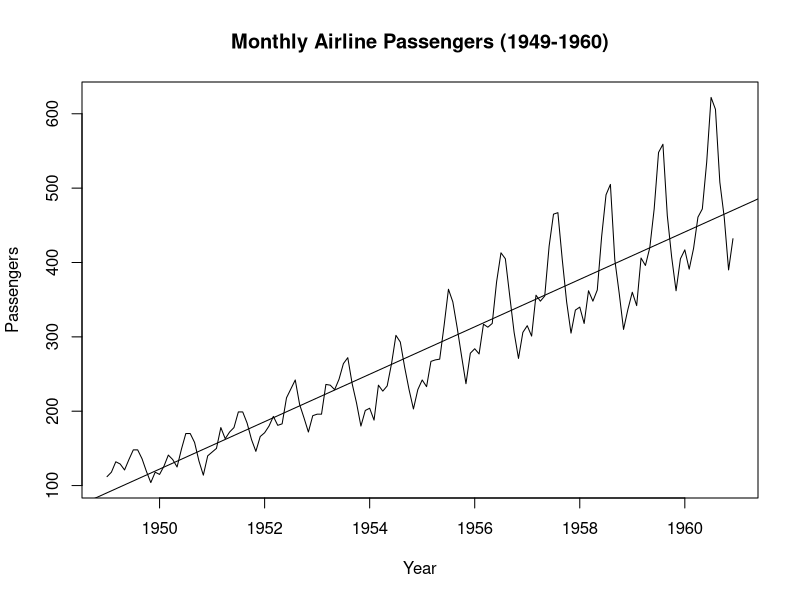
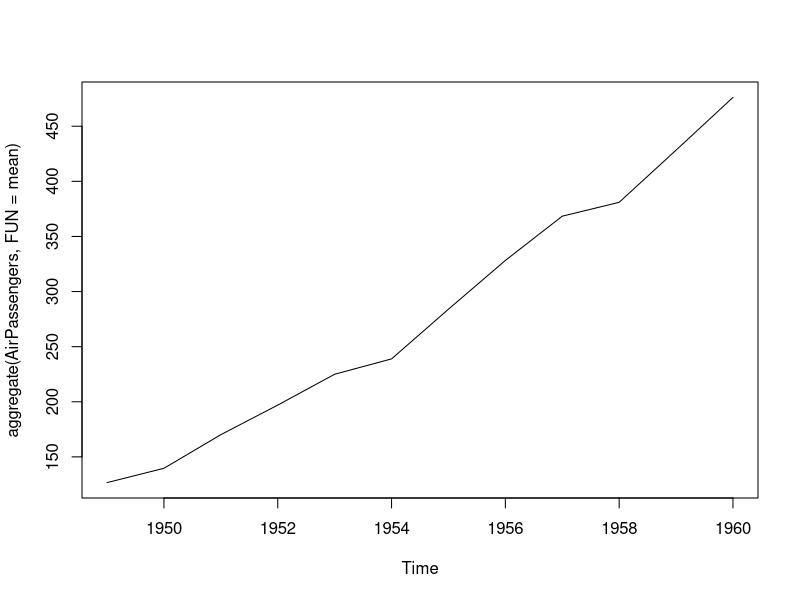
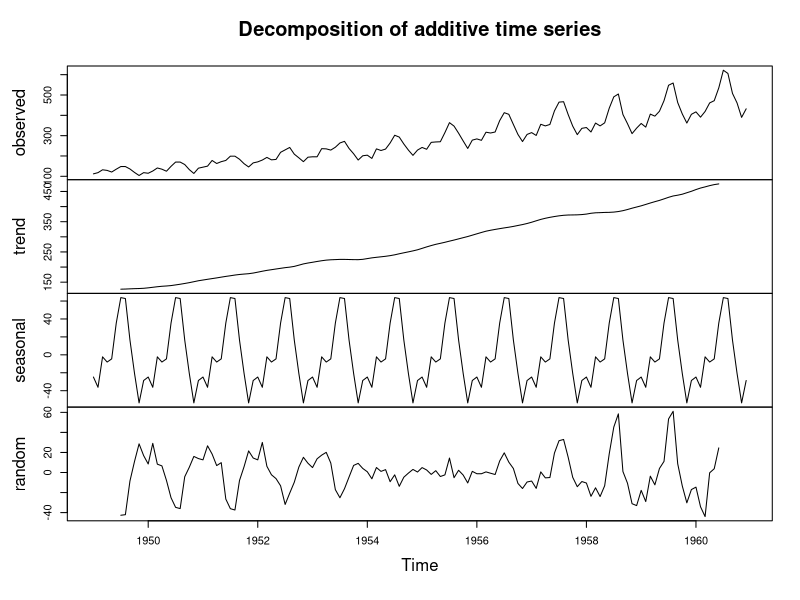
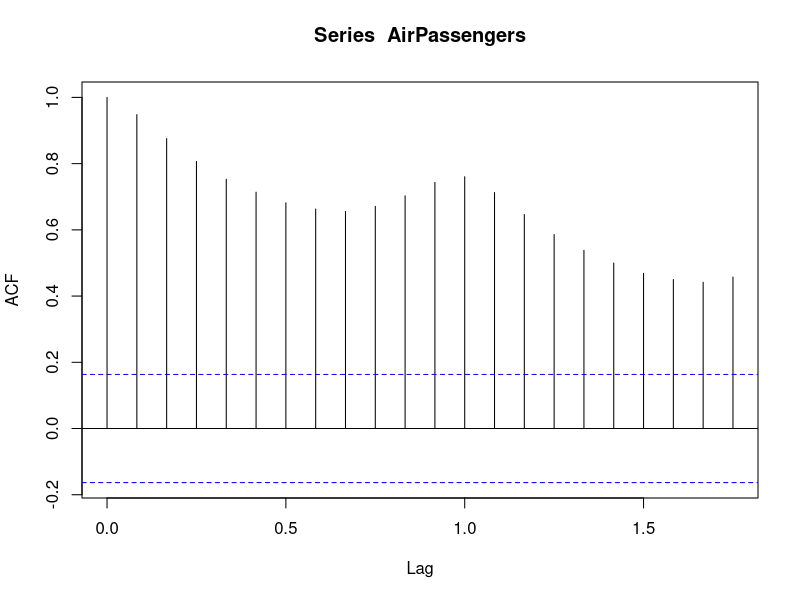
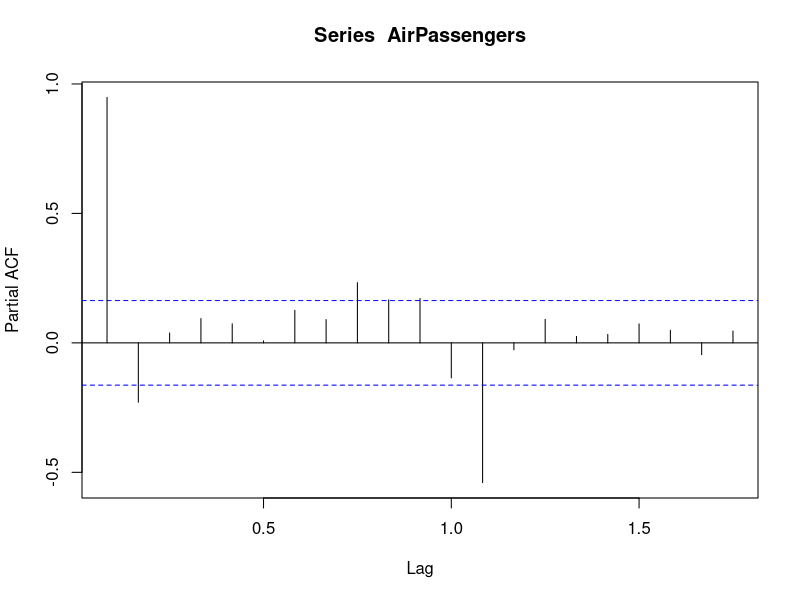
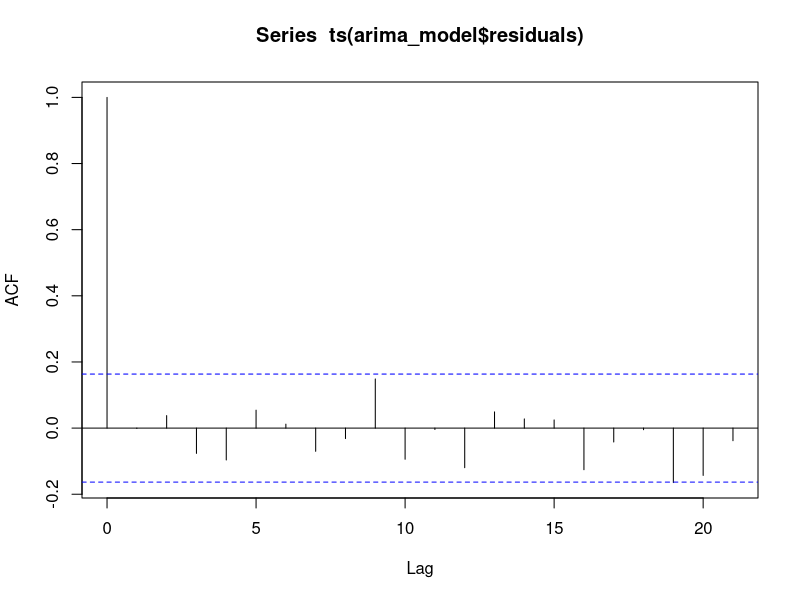
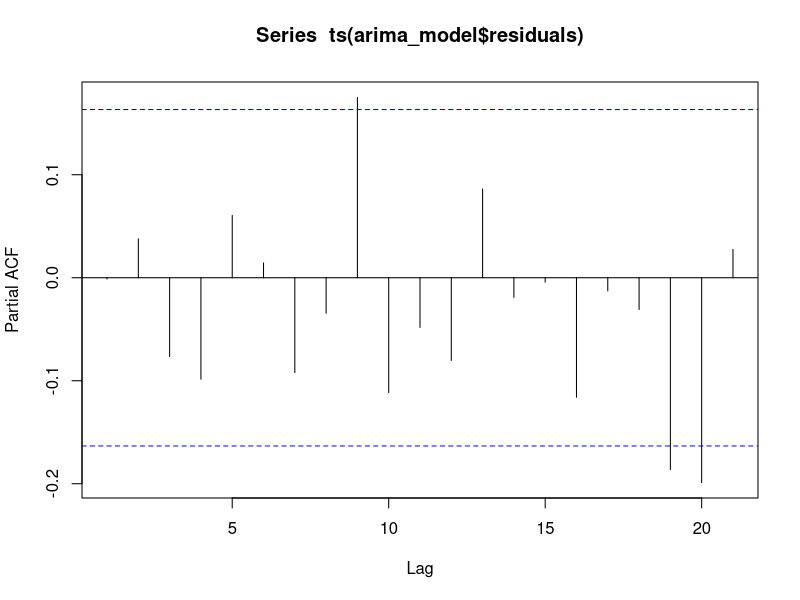
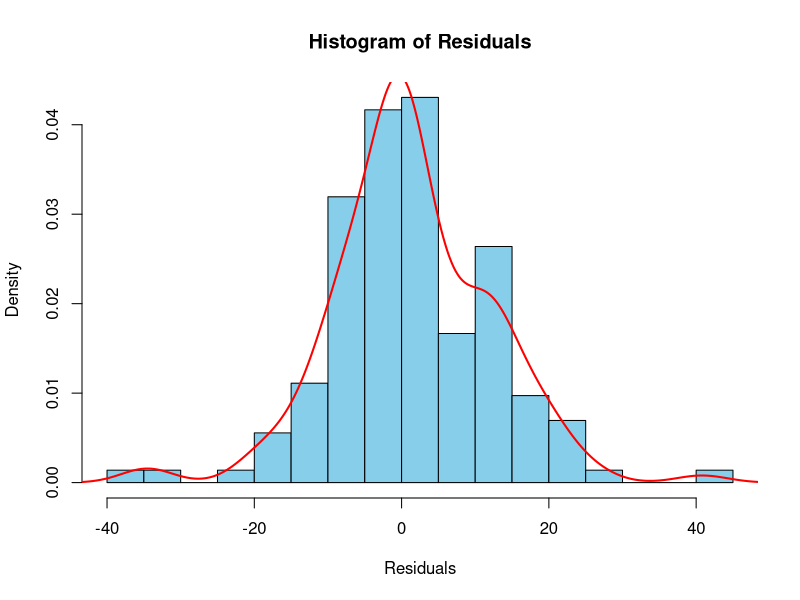

These figures' R source, in order:
## ---- chunk 1
knitr::opts_chunk$set(echo = TRUE)
## ---- chunk 2
library(forecast)
library(tseries)
library(ggplot2)
## ---- chunk 3
data("AirPassengers")
## ---- chunk 4
str(AirPassengers)
attributes(AirPassengers)
## ---- chunk 5
plot(AirPassengers, 
     main = "Monthly Airline Passengers (1949-1960)",
     xlab = "Year", ylab = "Passengers")
abline(reg = lm(AirPassengers ~ time(AirPassengers)))
## ---- chunk 6
## General trend
plot(aggregate(AirPassengers, FUN = mean))
## ---- chunk 7
decomposition <- decompose(AirPassengers)
plot(decomposition)
## ---- chunk 8
acf(AirPassengers)
## ---- chunk 9
pacf(AirPassengers)
## ---- chunk 10
adf.test(AirPassengers, k = 15)
## ---- chunk 11
kpss.test(AirPassengers)
## ---- chunk 12
arima_model <- auto.arima(AirPassengers)
summary(arima_model)
## ---- chunk 13
acf(ts(arima_model$residuals))
## ---- chunk 14
pacf(ts(arima_model$residuals))
## ---- chunk 15
residuals <- residuals(arima_model)
hist(residuals, main="Histogram of Residuals", 
     xlab="Residuals", col="skyblue", border="black", 
     breaks=20, probability=TRUE)
# Add a normal density curve
lines(density(residuals), col="red", lwd=2)
## ---- chunk 16
forecast_future <- forecast(arima_model, level = c(95), h = 96)
forecast_future
## ---- chunk 17
plot(forecast_future)
## ---- chunk 18
forecast_df <- data.frame(
  Date = time(forecast_future$mean),
  Forecast = as.numeric(forecast_future$mean),
  Lower = as.numeric(forecast_future$lower[, 1]),
  Upper = as.numeric(forecast_future$upper[, 1]))

# Plot the forecast using ggplot2
ggplot(forecast_df, aes(x = Date, y = Forecast)) +
  geom_line(color = "red") +
  theme_classic()+
  geom_ribbon(aes(ymin = Lower, ymax = Upper), alpha = 0.2) +
  labs(title = "Air Passengers Forecast", x = "Year", y = "TB Incidence")
## ---- chunk 19
Box.test(forecast_future$residuals, type = "Ljung-Box")
